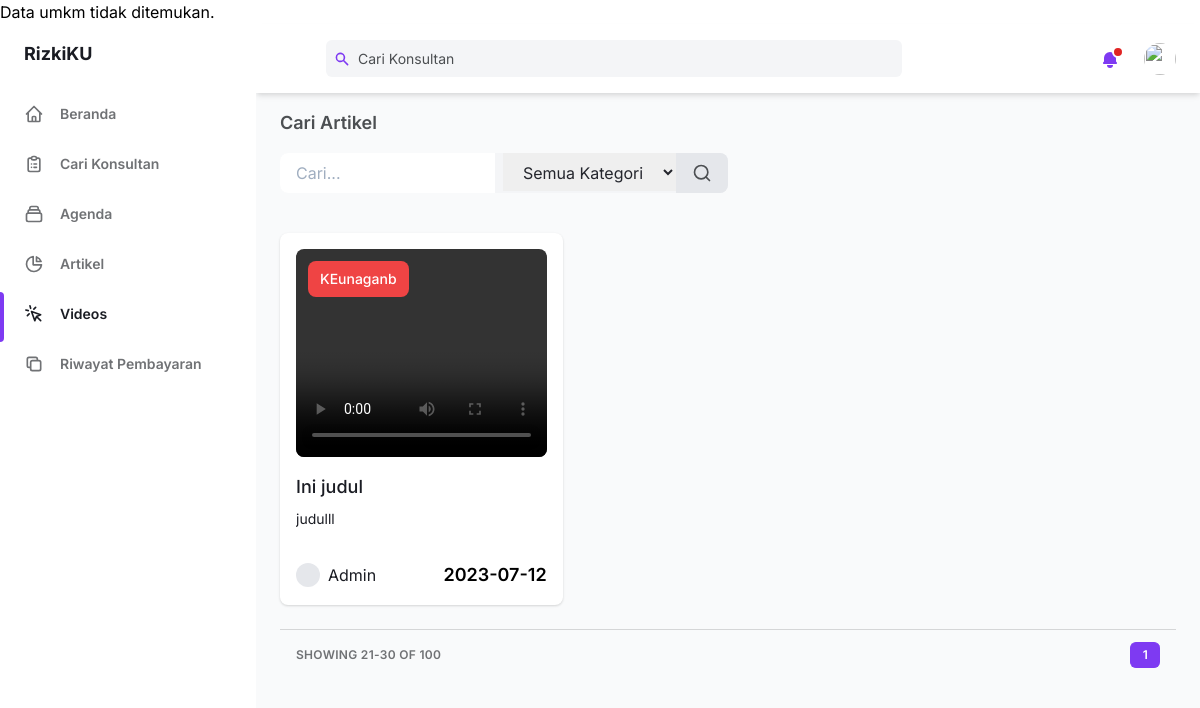
Page /public/umkm/videos.php (signed in) on the committed database.
### tables this page shows
CREATE TABLE `videos` (
  `id_video` int(11) NOT NULL,
  `judul_video` varchar(100) NOT NULL,
  `deskripsi_video` text DEFAULT NULL,
  `lokasi_video` varchar(255) NOT NULL,
  `durasi_video` time DEFAULT NULL,
  `tanggal_upload_video` date DEFAULT NULL,
  `views` int(11) DEFAULT 0,
  `kategori_video` varchar(11) NOT NULL,
  `id_admin` int(11) NOT NULL,
  `thumbnail_video` varchar(255) NOT NULL
);

### public/umkm/videos.php (the view, shortened to what this page needs)
<?php
      include("../../connection.php");
  ?>
<!DOCTYPE html>
<html :class="{ 'theme-dark': dark }" x-data="data()" lang="en">
  <head>
  <script src="https://cdn.tailwindcss.com"></script>
<link rel="stylesheet" href="https://cdn.jsdelivr.net/npm/charts.css/dist/charts.min.css">
    <link rel="stylesheet" href="./assets/css/tailwind.output.css" />
  </head>
  <body>
    <div
      class="flex h-screen bg-gray-50 dark:bg-gray-900"
      :class="{ 'overflow-hidden': isSideMenuOpen}"
    >
      <aside
        class="z-20 flex-shrink-0 hidden w-64 overflow-y-auto bg-white dark:bg-gray-800 md:block"
      >
        <div class="py-4 text-gray-500 dark:text-gray-400">
          <a
            class="ml-6 text-lg font-bold text-gray-800 dark:text-gray-200"
            href="#"
          >
            RizkiKU
          </a>
          <ul class="mt-6">
            <li class="relative px-6 py-3">
              <a
                class="inline-flex items-center w-full text-sm font-semibold transition-colors duration-150 hover:text-gray-800 dark:hover:text-gray-200"
                href="home.php"
              >
                <svg
                  class="w-5 h-5"
                  aria-hidden="true"
                  fill="none"
                  stroke-linecap="round"
                  stroke-linejoin="round"
                  stroke-width="2"
                  viewBox="0 0 24 24"
                  stroke="currentColor"
                >
                  <path
                    d="M3 12l2-2m0 0l7-7 7 7M5 10v10a1 1 0 001 1h3m10-11l2 2m-2-2v10a1 1 0 01-1 1h-3m-6 0a1 1 0 001-1v-4a1 1 0 011-1h2a1 1 0 011 1v4a1 1 0 001 1m-6 0h6"
                  ></path>
                </svg>
                <span class="ml-4">Beranda</span>
              </a>
            </li>
          </ul>
          <ul>
            <li class="relative px-6 py-3">
              <a
                class="inline-flex items-center w-full text-sm font-semibold transition-colors duration-150 hover:text-gray-800 dark:hover:text-gray-200"
                href="carikonsultan.php"
              >
                <span class="ml-4">Cari Konsultan</span>
              </a>
            </li>
            <li class="relative px-6 py-3">
              <a
                class="inline-flex items-center w-full text-sm font-semibold transition-colors duration-150 hover:text-gray-800 dark:hover:text-gray-200"
                href="Agenda.php"
              >
                <span class="ml-4">Agenda</span>
              </a>
            </li>
            <li class="relative px-6 py-3">
              <a
                class="inline-flex items-center w-full text-sm font-semibold transition-colors duration-150 hover:text-gray-800 dark:hover:text-gray-200"
                href="artikel.php"
              >
                <svg
                  class="w-5 h-5"
                  aria-hidden="true"
                  fill="none"
                  stroke-linecap="round"
                  stroke-linejoin="round"
                  stroke-width="2"
                  viewBox="0 0 24 24"
                  stroke="currentColor"
                >
                  <path
                    d="M11 3.055A9.001 9.001 0 1020.945 13H11V3.055z"
                  ></path>
                  <path d="M20.488 9H15V3.512A9.025 9.025 0 0120.488 9z"></path>
                </svg>
                <span class="ml-4">Artikel</span>
              </a>
            </li>
            <li class="relative px-6 py-3">
              <span
                class="absolute inset-y-0 left-0 w-1 bg-purple-600 rounded-tr-lg rounded-br-lg"
                aria-hidden="true"
              ></span>
              <a
                class="inline-flex items-center w-full text-sm font-semibold text-gray-800 transition-colors duration-150 hover:text-gray-800 dark:hover:text-gray-200 dark:text-gray-100"
                href="videos.php"
              >
                <svg
                  class="w-5 h-5"
                  aria-hidden="true"
                  fill="none"
                  stroke-linecap="round"
                  stroke-linejoin="round"
                  stroke-width="2"
                  viewBox="0 0 24 24"
                  stroke="currentColor"
                >
                  <path
                    d="M15 15l-2 5L9 9l11 4-5 2zm0 0l5 5M7.188 2.239l.777 2.897M5.136 7.965l-2.898-.777M13.95 4.05l-2.122 2.122m-5.657 5.656l-2.12 2.122"
                  ></path>
                </svg>
                <span class="ml-4">Videos</span>
              </a>
            </li>
            <li class="relative px-6 py-3">
              <a
                class="inline-flex items-center w-full text-sm font-semibold transition-colors duration-150 hover:text-gray-800 dark:hover:text-gray-200"
                href="riwayatpembayaran.php"
              >
                <svg
                  class="w-5 h-5"
                  aria-hidden="true"
                  fill="none"
                  stroke-linecap="round"
                  stroke-linejoin="round"
                  stroke-width="2"
                  viewBox="0 0 24 24"
                  stroke="currentColor"
                >
                  <path
                    d="M8 16H6a2 2 0 01-2-2V6a2 2 0 012-2h8a2 2 0 012 2v2m-6 12h8a2 2 0 002-2v-8a2 2 0 00-2-2h-8a2 2 0 00-2 2v8a2 2 0 002 2z"
                  ></path>
                </svg>
                <span class="ml-4">Riwayat Pembayaran</span>
              </a>
            </li>
        </div>
      </aside>
      <div class="flex flex-col flex-1">
        <header class="z-10 py-4 bg-white shadow-md dark:bg-gray-800">
          <div
            class="container flex items-center justify-between h-full px-6 mx-auto text-purple-600 dark:text-purple-300"
          >
            <div class="flex justify-center flex-1 lg:mr-32">
              <div
                class="relative w-full max-w-xl mr-6 focus-within:text-purple-500"
              >
                <div class="absolute inset-y-0 flex items-center pl-2">
                  <svg
                    class="w-4 h-4"
                    aria-hidden="true"
                    fill="currentColor"
                    viewBox="0 0 20 20"
                  >
                    <path
                      fill-rule="evenodd"
                      d="M8 4a4 4 0 100 8 4 4 0 000-8zM2 8a6 6 0 1110.89 3.476l4.817 4.817a1 1 0 01-1.414 1.414l-4.816-4.816A6 6 0 012 8z"
                      clip-rule="evenodd"
                    ></path>
                  </svg>
                </div>
                <input
                  class="w-full pl-8 pr-2 text-sm text-gray-700 placeholder-gray-600 bg-gray-100 border-0 rounded-md dark:placeholder-gray-500 dark:focus:shadow-outline-gray dark:focus:placeholder-gray-600 dark:bg-gray-700 dark:text-gray-200 focus:placeholder-gray-500 focus:bg-white focus:border-purple-300 focus:outline-none focus:shadow-outline-purple form-input"
                  type="text"
                  placeholder="Cari Konsultan"
                  aria-label="Search"
                />
              </div>
            </div>
            <ul class="flex items-center flex-shrink-0 space-x-6">
              <li class="relative">
                <button
                  class="relative align-middle rounded-md focus:outline-none focus:shadow-outline-purple"
                  @click="toggleNotificationsMenu"
                  @keydown.escape="closeNotificationsMenu"
                  aria-label="Notifications"
                  aria-haspopup="true"
                >
                  <svg
                    class="w-5 h-5"
                    aria-hidden="true"
                    fill="currentColor"
                    viewBox="0 0 20 20"
                  >
                    <path
                      d="M10 2a6 6 0 00-6 6v3.586l-.707.707A1 1 0 004 14h12a1 1 0 00.707-1.707L16 11.586V8a6 6 0 00-6-6zM10 18a3 3 0 01-3-3h6a3 3 0 01-3 3z"
                    ></path>
                  </svg>
                  <span
                    aria-hidden="true"
                    class="absolute top-0 right-0 inline-block w-3 h-3 transform translate-x-1 -translate-y-1 bg-red-600 border-2 border-white rounded-full dark:border-gray-800"
                  ></span>
                </button>
              </li>
              <li class="relative">
                <button
                  class="align-middle rounded-full focus:shadow-outline-purple focus:outline-none"
                  @click="toggleProfileMenu"
                  @keydown.escape="closeProfileMenu"
                  aria-label="Account"
                  aria-haspopup="true"
                >
                <img
                    class="object-cover w-8 h-8 rounded-full"
                    src="../assets/img/profil/<?=  $poto_profil_umkm; ?>"
                    alt=""
                    aria-hidden="true"
                  />
                </button>
              </li>
            </ul>
          </div>
        </header>
        <main class="h-full overflow-y-auto">
        <div class="container px-6 mx-auto grid">
  <h4 class="mb-4 text-lg font-semibold text-gray-600 dark:text-gray-300">
  Cari Artikel
  </h4>
  <form action="" method="post" class="flex max-w-md bg-gray-100 rounded-lg overflow-hidden">
    <div class="flex-1">
      <input autofocus autocomplete="off" type="text" name="keyword" class="py-2 px-4 w-full text-gray-700 focus:outline-none" placeholder="Cari..." />
    </div>
    <div class="ml-2">
      <select name="kategori" class="py-2 px-4 text-gray-700 focus:outline-none">
        <option value="">Semua Kategori</option>
      </select>
    </div>
    <button type="submit" name="cari" class="flex items-center justify-center px-4 bg-gray-200">
      <svg class="h-5 w-5 text-gray-600" fill="none" stroke-linecap="round" stroke-linejoin="round" stroke-width="2" viewBox="0 0 24 24" stroke="currentColor">
        <circle cx="11" cy="11" r="8" />
        <path d="M21 21l-4.35-4.35" />
      </svg>
    </button>
  </form>
  <br>
  <?php
if (isset($_POST["cari"])) {
    $cari = $_POST["keyword"];
    $cariKategori = $_POST["kategori"];
    $_SESSION["keyword"] = $cari;
} else {
    $cari = "";
}
$sql = "SELECT * FROM videos WHERE judul_video LIKE '%$cari%'";
$result = $conn->query($sql);
$jumlahData = 8;
$totalData = mysqli_num_rows($result);
$jumlahPagination = ceil($totalData / $jumlahData);
if (isset($_GET["halaman"])) {
    $halamanAktif = $_GET["halaman"];
} else {
    $halamanAktif = 1;
}
$dataAwal = ($halamanAktif - 1) * $jumlahData;
$sqlPerHalaman = "SELECT * FROM videos WHERE judul_video LIKE '%$cari%'";
$jumlahLink = 4;
if ($halamanAktif > $jumlahLink) {
    $start_number = $halamanAktif - $jumlahLink;
} else {
    $start_number = 1;
}
if ($halamanAktif < $jumlahPagination - $jumlahLink) {
    $end_number = $halamanAktif + $jumlahLink;
} else {
    $end_number = $jumlahPagination;
}
$sqlPerHalaman .= " LIMIT $dataAwal, $jumlahData";
$ambildata_perhalaman = $conn->query($sqlPerHalaman);
echo '<div class="grid grid-cols-1 sm:grid-cols-2 lg:grid-cols-3 xl:grid-cols-4 gap-6 w-full">';
while ($row = $ambildata_perhalaman->fetch_assoc()) {
    $idArtikel = $row["id_video"];
    $kategori = $row["kategori_video"];
    $judul = $row["judul_video"];
    $isi = strip_tags($row["deskripsi_video"]);
    $tanggal = $row["tanggal_upload_video"];
    $potonganIsi = substr($isi, 0, 100);
    ?>
<div class="relative mx-auto w-full">
  <a href="view_artikel.php?id=<?php echo $idArtikel; ?>" class="relative inline-block duration-300 ease-in-out transition-transform transform hover:-translate-y-2 w-full">
    <div class="shadow p-4 rounded-lg bg-white">
      <div class="flex justify-center relative rounded-lg overflow-hidden h-52">
        <div class="transition-transform duration-500 transform ease-in-out hover:scale-110 w-full">
          <video class="h-full w-full" src="../assets/videos/64a6c955af610.webm" controls></video>
        </div>
        <span class="absolute top-0 left-0 inline-flex mt-3 ml-3 px-3 py-2 rounded-lg z-10 bg-red-500 text-sm font-medium text-white select-none">
          <?php echo $kategori; ?>
        </span>
      </div>
      <div class="mt-4">
        <h2 class="font-medium text-base md:text-lg text-gray-800 line-clamp-1" title="<?php echo $judul; ?>">
          <?php echo $judul; ?>
        </h2>
        <p class="mt-2 text-sm text-gray-800 line-clamp-1" title="<?php echo $isi; ?>">
          <?php echo $potonganIsi; ?>
        </p>
      </div>
      <div class="grid grid-cols-2 mt-8">
        <div class="flex items-center">
          <div class="relative">
            <div class="rounded-full w-6 h-6 md:w-8 md:h-8 bg-gray-200"></div>
            <span class="absolute top-0 right-0 inline-block w-3 h-3 bg-primary-red rounded-full"></span>
          </div>
          <p class="ml-2 text-gray-800 line-clamp-1">
            Admin
          </p>
        </div>
        <div class="flex justify-end">
          <p class="inline-block font-semibold text-primary whitespace-nowrap leading-tight rounded-xl">
            <span class="text-lg"><?php echo $tanggal; ?></span>
          </p>
        </div>
      </div>
    </div>
  </a>
</div>
  <?php
}
?>
</div>
<br>
<div class="grid px-4 py-3 text-xs font-semibold tracking-wide text-gray-500 uppercase border-t dark:border-gray-700 bg-gray-50 sm:grid-cols-9 dark:text-gray-400 dark:bg-gray-800">
  <span class="flex items-center col-span-3">
    Showing 21-30 of 100
  </span>
  <span class="col-span-2"></span>
  <span class="flex col-span-4 mt-2 sm:mt-auto sm:justify-end">
    <nav aria-label="Table navigation">
      <ul class="inline-flex items-center">
        <?php for ($i = $start_number; $i <= $end_number; $i++): ?>
        <li>
          <?php if ($i == $halamanAktif): ?>
          <button class="px-3 py-1 text-white transition-colors duration-150 bg-purple-600 border border-r-0 border-purple-600 rounded-md focus:outline-none focus:shadow-outline-purple">
            <a href="?halaman=<?= $i ?>"><?= $i ?></a>
          </button>
          <?php else: ?>
          <button class="px-3 py-1 rounded-md focus:outline-none focus:shadow-outline-purple">
            <a href="?halaman=<?= $i ?>"><?= $i ?></a>
          </button>
          <?php endif; ?>
        </li>
          <?php endfor; ?>
      </ul>
    </nav>
  </span>
</div>
</div>
</div>
      </div>
  </body>
</html>

### rows in the picture
videos: kategori_video "KEunaganb", judul_video "Ini judul", deskripsi_video "judulll", tanggal_upload_video "2023-07-12"
